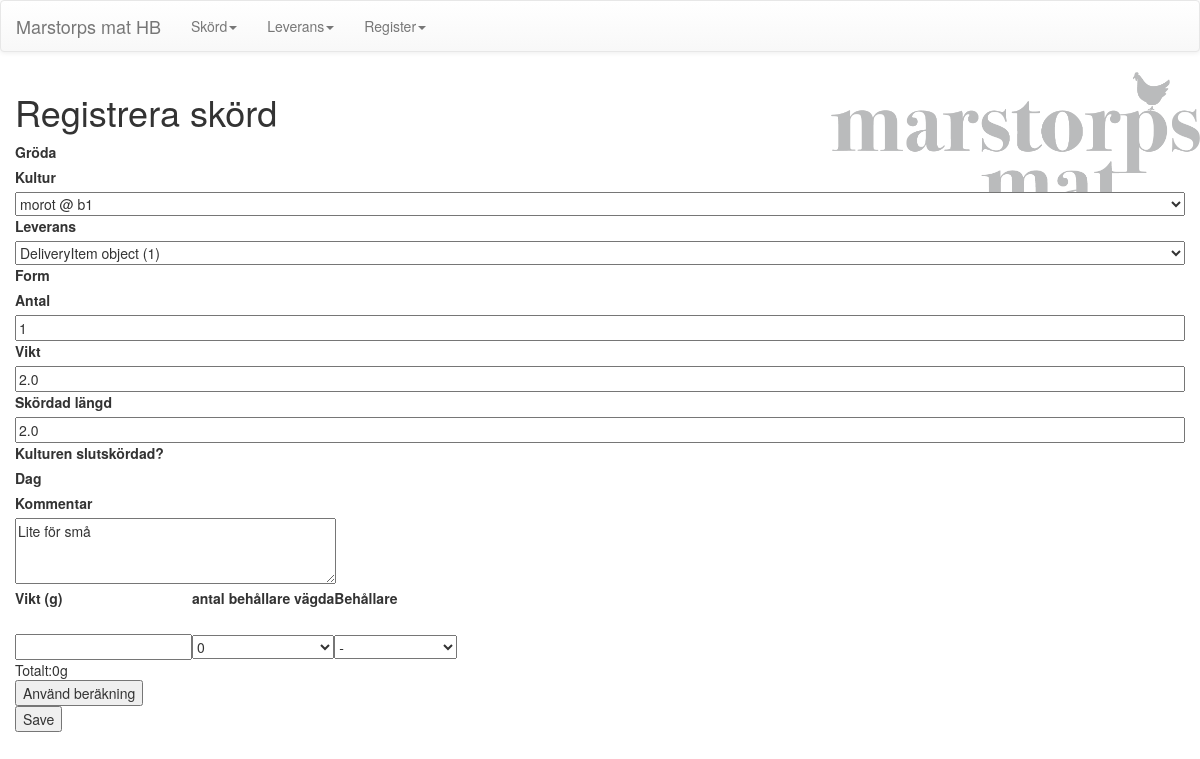
/harvester/harvests/8/, run on the app's committed database.
### harvester/models.py (models this page shows)
class HarvestItem (models.Model):
    harvested_length = models.DecimalField(max_digits=4, decimal_places=1)
    culture = models.ForeignKey(Culture, on_delete=models.CASCADE)
    comment = models.CharField(max_length=500, blank=True)
    destination = models.ForeignKey(DeliveryItem)
    weight = models.DecimalField(max_digits=5,decimal_places=1)
    count = models.DecimalField(max_digits=5, decimal_places=0)

### harvester/views.py (the view)
# urls.py: url(r'^harvests/(?P<pk>\d+)/$',                 views.HarvestEdit.as_view(),                    name='harvest-update',),
class HarvestEdit ( UpdateView ):
    model = HarvestItem
    form_class = HarvestItemFormUpdate
    template_name = 'harvester/harvest-edit.html'

### harvester/forms.py
class HarvestItemFormUpdate(ModelForm):
    error_css_class = "uk-form-danger"
    class Meta:
        model = HarvestItem
        fields = ['culture', 'harvested_length', 'comment', 'destination','weight','count']
        widgets = {
            'comment': forms.Textarea(attrs={'cols': 40, 'rows': 3}),
        }

### harvester/models.py (called while the page is built)
    def __str__(self):
        return '%s' % (self.crop)

    def __str__(self):
        return '%s%s' % (self.location,self.index)

    def __str__(self):
        return '%s @ %s' % (self.crop, self.bed)

### harvester/templates/harvester/harvest-edit.html (shortened to what this page needs)
{% extends "harvester/base.html" %}
{% block content %}
<h1>Registrera skörd</h1>
<form action="{% url "harvest-new" %}" method="POST" class="uk-form uk-form-horizontal">
<div class="uk-form-row">
<label class="uk-form-label">Gröda</label>{{ form.crop.errors }}
  </div>
  <div class="uk-form-row">
<label class="uk-form-label">Kultur</label>  {{ form.culture.errors }}
<div class="uk-form-controls">{{ form.culture }}</div>
</div>
<div class="uk-form-row">
	<label class="uk-form-label">Leverans</label>{{ form.destination.errors}}<div class="uk-form-controls">{{ form.destination}}</div>
</div>
<div class="uk-form-row">
    <label class="uk-form-label">Form</label> {{form.cropform.errors}}<div class="uk-form-controls">{{form.cropform}}</div>
</div>
<div class="uk-form-row">
	<label class="uk-form-label">Antal</label>{{ form.count.errors}}<div class="uk-form-controls">{{ form.count}} </div>
</div>
<div class="uk-form-row">
	<label class="uk-form-label">Vikt</label>{{ form.weight.errors}}<div class="uk-form-controls">{{ form.weight}}<a href="#calculator" data-uk-modal class="uk-icon-justify uk-icon-calculator"></a></div>
</div>
<div class="uk-form-row">
	<label class="uk-form-label">Skördad längd</label>{{ form.harvested_length.errors}}<div class="uk-form-controls">{{ form.harvested_length }}</div>
</div>
<div class="uk-form-row">
	<label class="uk-form-label">Kulturen slutskördad?</label>{{ form.culture_is_done.errors}}<div class="uk-form-controls">{{ form.culture_is_done }}</div>
</div>
<div class="uk-form-row">
	<label class="uk-form-label">Dag</label>{{ form.time.errors}}<div class="uk-form-controls">{{ form.time}}</div>
</div>
<div class="uk-form-row">
	<label class="uk-form-label">Kommentar</label>{{ form.comment.errors}}<div class="uk-form-controls">{{ form.comment}}</div>
</div>
  <div class="uk-modal" id="calculator">
  <div class="uk-modal-dialog">
  <table id="weighttable">
<tr><th>Vikt (g)</th><th>antal behållare vägda</th><th>Behållare</th></tr>
	<tr id="template" style="visibility:hidden">
	<td>
			<input onchange="recalc()" class="weight sum" type="number" min="0" step="1"/ pattern="\d*"/"/>
		</td>
		<td>
			<select class="numbucket" onchange="recalc()">
				<option value="0">0</option>
			</select>
		</td>
		<td>
			<select class="bucket" onchange="recalc()">
				<option value="0">-</option>
			</select>
		</td>
	</tr>
  </table>
  <div> Totalt:<span id="total">0g</span></div>
  <button href="" onclick="alert('test');">Använd beräkning</button>
  </div>
  </div>
  <input id="save_harvest_item" type="submit" value="Save" />
</form>
</div>
{% endblock %}

### harvester/static/harvester/css/harvester.css (style rules this page uses)
input[type="text"],input[type="number"], select { width:100%; box-sizing: border-box; #height:1.5em; }

### data on the page
HarvestItem: culture "morot @ b1", destination "DeliveryItem object (1)", count "1", weight "2.0", harvested_length "2.0", comment "Lite för små"
